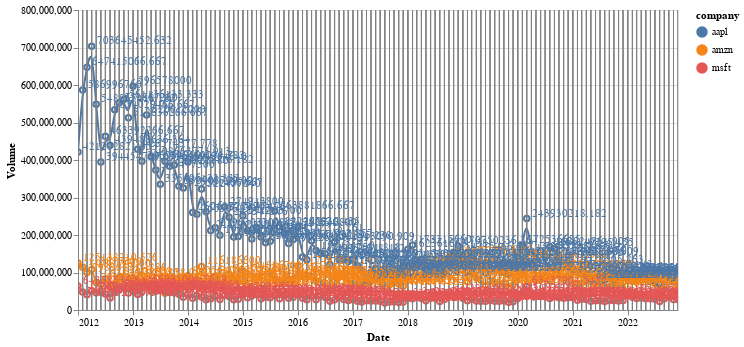

Notebook code cell kept with this figure:
### Markdown cell above
### Volumn prices by companies

### Code cell
# selection interaction
nearest = alt.selection_single(nearest=True, on='mouseover')

# stock average monthly open value 
monthly_volume_plt = alt.Chart(volume_top3_nasdaq).mark_line(interpolate='basis').encode(
    alt.X('Date:T'),
    alt.Y('Volume:Q', type='quantitative'),
    color='company:N'
)

# select chart
selectors = alt.Chart(volume_top3_nasdaq).mark_point().encode(
    alt.X('Date:T'),
    opacity=alt.value(0),
).add_selection (
    nearest
)

# point 
points = monthly_volume_plt.mark_point().encode(
    opacity=alt.condition(nearest, alt.value(1), alt.value(0))
)

# text
text = monthly_volume_plt.mark_text(align='left', dx=5, dy=-5).encode(
    text=alt.condition(nearest, 'Volume:Q', alt.value(' '))
)

# ruling
rules = alt.Chart(volume_top3_nasdaq).mark_rule(color='gray').encode(
    alt.X('Date:T'),
).transform_filter(
    nearest
)

# Put the five layers into a chart and bind the data
alt.layer(
    monthly_volume_plt, selectors, points, rules, text
).properties(
    width=600
).interactive(
)

### Figure 1 — Vega-Lite specification as saved in the notebook (floating-point values rounded to 4 significant figures; data arrays with more than 128 entries replaced by an {"elided": "..."} marker saying what was removed)
{"config": {"view": {"continuousWidth": 400, "continuousHeight": 300}}, "layer": [{"mark": {"type": "line", "interpolate": "basis"}, "encoding": {"color": {"field": "company", "type": "nominal"}, "x": {"field": "Date", "type": "temporal"}, "y": {"field": "Volume", "type": "quantitative"}}, "selection": {"selector006": {"type": "interval", "bind": "scales", "encodings": ["x", "y"]}}}, {"mark": "point", "encoding": {"opacity": {"value": 0}, "x": {"field": "Date", "type": "temporal"}}, "selection": {"selector005": {"type": "single", "nearest": true, "on": "mouseover"}}}, {"mark": "point", "encoding": {"color": {"field": "company", "type": "nominal"}, "opacity": {"condition": {"value": 1, "selection": "selector005"}, "value": 0}, "x": {"field": "Date", "type": "temporal"}, "y": {"field": "Volume", "type": "quantitative"}}}, {"mark": {"type": "rule", "color": "gray"}, "encoding": {"x": {"field": "Date", "type": "temporal"}}, "transform": [{"filter": {"selection": "selector005"}}]}, {"mark": {"type": "text", "align": "left", "dx": 5, "dy": -5}, "encoding": {"color": {"field": "company", "type": "nominal"}, "text": {"condition": {"field": "Volume", "type": "quantitative", "selection": "selector005"}, "value": " "}, "x": {"field": "Date", "type": "temporal"}, "y": {"field": "Volume", "type": "quantitative"}}}], "data": {"name": "data-07dae46131f4f862c48da7801241533c"}, "width": 600, "$schema": "https://vega.github.io/schema/vega-lite/v4.17.0.json", "datasets": {"data-07dae46131f4f862c48da7801241533c": {"elided": "396 records"}}}
